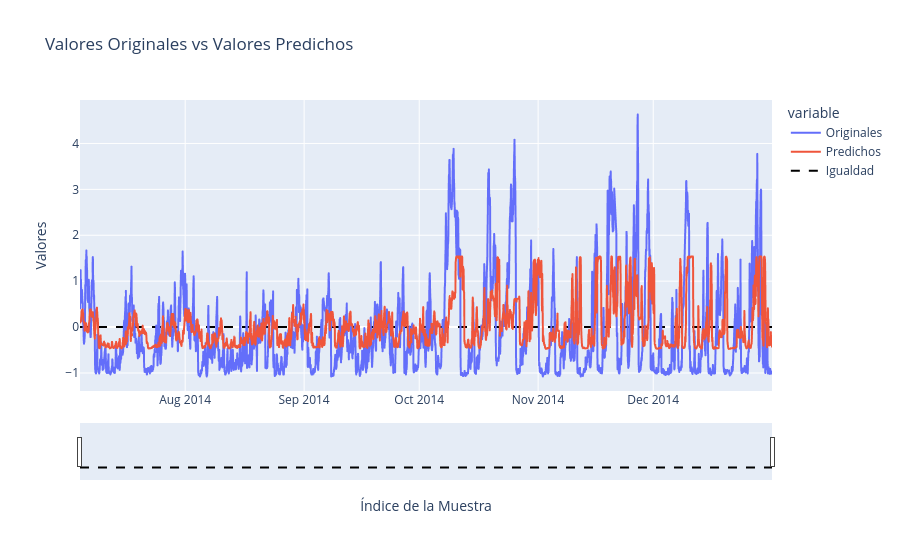

Here is the notebook cell this chart was saved with:
### Code cell
# Crea un DataFrame con los datos originales y los predichos
df = pd.DataFrame({'Originales': valY.flatten(), 'Predichos': prediccionMLP.flatten()})
df.index = val_date

fecha_inicio = df.index[0]
fecha_fin = df.index[-1]


fig = px.line(df, title='Valores Originales vs Valores Predichos')
fig.update_xaxes(rangeslider_visible=True, title='Índice de la Muestra', range=[fecha_inicio, fecha_fin])
fig.update_yaxes(title='Valores')


fig.add_trace(go.Scatter(x=df.index, y=[0] * len(df), mode='lines', name='Igualdad', line=dict(color='black', dash='dash')))
dfMLP = df
fig.show()

### Figure 1 — Plotly figure (JSON) as saved in the notebook; plotly's stock layout.template omitted (floating-point values rounded to 4 significant figures; data arrays with more than 128 entries replaced by an {"elided": "..."} marker saying what was removed)
{"data": [{"hovertemplate": "variable=Originales<br>index=%{x}<br>value=%{y}<extra></extra>", "legendgroup": "Originales", "line": {"color": "#636efa", "dash": "solid"}, "marker": {"symbol": "circle"}, "mode": "lines", "name": "Originales", "showlegend": true, "type": "scattergl", "x": {"elided": "4330 str values"}, "xaxis": "x", "y": {"elided": "4330 float values"}, "yaxis": "y"}, {"hovertemplate": "variable=Predichos<br>index=%{x}<br>value=%{y}<extra></extra>", "legendgroup": "Predichos", "line": {"color": "#EF553B", "dash": "solid"}, "marker": {"symbol": "circle"}, "mode": "lines", "name": "Predichos", "showlegend": true, "type": "scattergl", "x": {"elided": "4330 str values"}, "xaxis": "x", "y": {"elided": "4330 float values"}, "yaxis": "y"}, {"line": {"color": "black", "dash": "dash"}, "mode": "lines", "name": "Igualdad", "type": "scatter", "x": {"elided": "4330 str values"}, "y": {"elided": "4330 int values"}}], "layout": {"legend": {"title": {"text": "variable"}, "tracegroupgap": 0}, "title": {"text": "Valores Originales vs Valores Predichos"}, "xaxis": {"anchor": "y", "domain": [0, 1], "range": ["2014-07-04T14:00:00", "2014-12-31T23:00:00"], "rangeslider": {"visible": true}, "title": {"text": "Índice de la Muestra"}}, "yaxis": {"anchor": "x", "domain": [0, 1], "title": {"text": "Valores"}}}}
